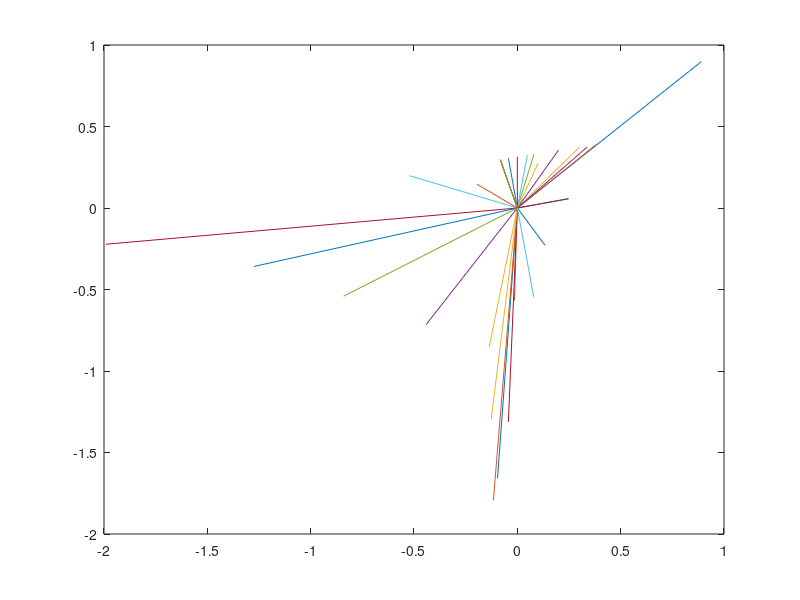
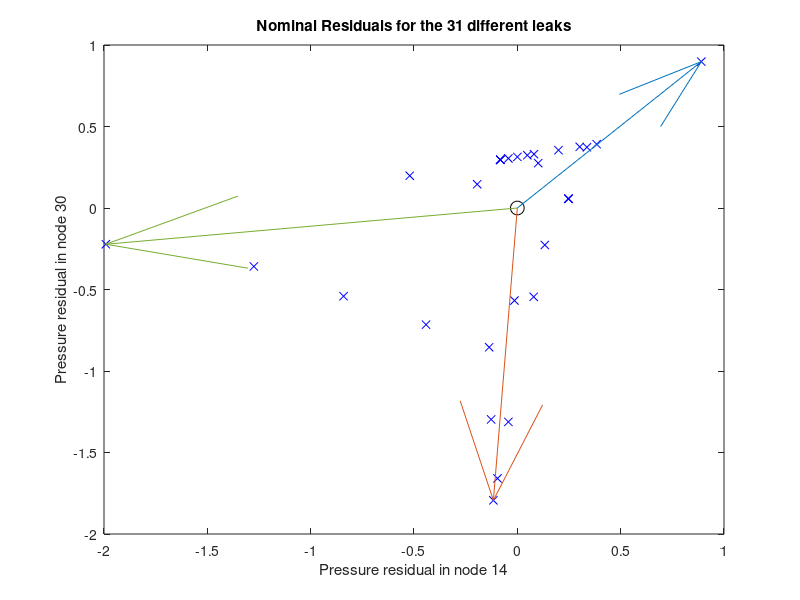

These figures' MATLAB source, in order: (Note: this script raises an error after producing the figures.)
%% Nominal

clear
close all
clc


load nominal_residuals %res_nom complete fault sensitivity matrix 31x31  

sensor1=14;
sensor2=30;

Omega=[res_nom(sensor1,:);res_nom(sensor2,:)]; %leak sensitivity matrix considering only sensor1 and sensor2 installed


figure(1)
for i=1:31
    plot([0,res_nom(sensor1,i)],[0,res_nom(sensor2,i)])
    hold on
end
figure(2)
plot (Omega(1,:),Omega(2,:),'bx')
title ('Nominal Residuals for the 31 different leaks')
xlabel ('Pressure residual in node 14')
ylabel ('Pressure residual in node 30')
box on
hold on
plot (0,0,'ko','MarkerSize',10) %plot origing
quiver(0,0,Omega(1,1),Omega(2,1),0) %Plot leak 1 direction residuals 
quiver(0,0,Omega(1,sensor1),Omega(2,sensor1),0) %Plot leak in sensor1 node direction residuals 
quiver(0,0,Omega(1,sensor2),Omega(2,sensor2),0) %Plot leak in sensor2 node direction residuals 


%% Hanoi
load hanoi_residuals_f_20.mat
%load hanoi_residuals_f_50.mat

r1=squeeze(res_dufu(sensor1,:,:)); %te available residuals considering sensors 1 and 2 are stored in r1 and r2
r2=squeeze(res_dufu(sensor2,:,:));

figure
hold on
for leak=1:31

    %Real Residuals
    plot (r1(:,leak),r2(:,leak),'x')


end
plot (0,0,'ko','MarkerSize',10) %plot origing
title
quiver(0,0,Omega(1,1),Omega(2,1),0) %Plot leak 1 direction residuals 
quiver(0,0,Omega(1,sensor1),Omega(2,sensor1),0) %Plot leak in sensor1 node direction residuals 
quiver(0,0,Omega(1,sensor2),Omega(2,sensor2),0) %Plot leak in sensor2 node direction residuals 
box on


%computation correlation for all residuals leak1 with hypotesys 1, 14 and
%30 (i.e leaks in these nodes)

N_residuals=length(r1);

Gamma=zeros(31,31); %Confuision matrix;

for leak=1:31 % All the leaks have to be studied.
    for k=1:N_residuals
        V_Ro = zeros(31,1);
        for hypothesis=1:31
            V_Ro(hypothesis) = [r1(k,leak),r2(k,leak)] * [Omega(1,hypothesis),Omega(2,hypothesis)]' / ...
                (norm([r1(k,leak),r2(k,leak)]) * norm([Omega(1,hypothesis),Omega(2,hypothesis)]));
        end
        [max_phro, winner] = max(V_Ro);
        [min_phro, loser] = min(V_Ro);
        Gamma(leak, winner) = Gamma(leak, winner) + 1;
    end
end


figure;
hb = bar(Omega','grouped');
xlabel('Leak node number');
ylabel('Pressure residual (m)');
legend(['Sensor ', num2str(sensor1)], ['Sensor ', num2str(sensor2)], 'Location', 'northoutside', 'Orientation', 'horizontal');
title(sprintf('Leak Sensitivity Matrix for Sensors %d and %d', sensor1, sensor2));
grid on;
xticks(1:31);
%%Computing ATD

load matrix_D.mat %Matrix D 31x31 contains all the possible node distances (in nodes)

ATD=0;
atd_vec = zeros(1,31*31);
%leak=1; %All the leaks have to be studied. 
for leak=1:31    
    for hypothesis=1:31,
        ATD=ATD+Gamma(leak,hypothesis)*D(leak,hypothesis);
        atd_vec(hypothesis+(31*(leak-1)))=ATD/(hypothesis*N_residuals);
    end
end
    
ATD=ATD/(31*N_residuals) %Considering Remark 3 in Activity description
figure
plot(atd_vec) 